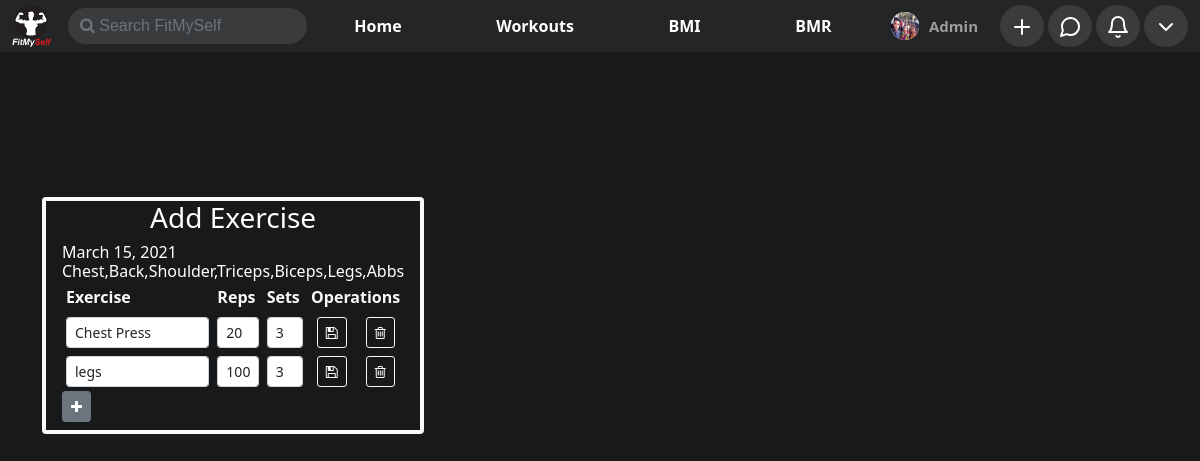
The app's page /workout/add_exercise/Dikshant-Kamble-2021-03-15 21:54:15.172093 (signed in) with its own data.
### home/models.py (models this page shows, shortened)
class ProfilePictures(models.Model):
    user = models.ForeignKey(User,on_delete=models.CASCADE,null=True)
    upload_on = models.DateTimeField(default = timezone.now,null=True)
    display_picture = models.ImageField(upload_to=dpPath,null=True,blank=True)

### workout/models.py (models this page shows, shortened)
class Workout(models.Model):
    user = models.ForeignKey(User,on_delete=models.CASCADE,null=True,blank=True)
    date = models.DateField(default=timezone.now)
    parts = models.CharField(max_length=50,null=True)
    slug = models.CharField(max_length=50,null=True,blank=True)

class Exercise(models.Model):
    workout = models.ForeignKey(Workout,on_delete=models.CASCADE)
    name = models.CharField(max_length=50)
    repetition = models.CharField(max_length=50)
    sets = models.IntegerField(null=True)

### workout/views.py (the view, shortened to what this page needs)
# urls.py: path('add_exercise/<str:slug>',views.addExercise,name='add_exersice'),
def addExercise(request,slug):
    if not request.user.is_authenticated:
        return redirect('/')
    try:
        workout = Workout.objects.get(slug=slug)
        exercises = Exercise.objects.filter(workout=workout)
    except ValueError:
        return HttpResponse("<script>alert('Sets and Repetition should number')</script>")
    except Workout.DoesNotExist:
        return redirect('/workout/add_workout')
    params = {
        "workout":workout,
        "exercises":exercises,
    }
    return render(request,'workout/add_exercise.html',params)

### calculator/context_processor.py (called while the page is built)
def userBmi(request):
    if request.user.is_authenticated:
        try:
            bmi = Bmi.objects.get(user = request.user)
            params = {
                "bmi" : bmi
            }
        except Bmi.DoesNotExist:
            params = {}
    else:
        params = {}
    return params

def userBmr(request):
    if request.user.is_authenticated:
        try:
            bmr = Bmr.objects.get(user = request.user)
            params = {
                "bmr" : bmr
            }
        except Bmr.DoesNotExist:
            params = {}
    else:
        params = {}
    return params

### home/context_processor.py (called while the page is built)
def user_profile(request):
    if request.user.is_authenticated:
        try:
            user = UserExtended.objects.get(user = request.user)
            user_profile = ProfilePictures.objects.filter(user=request.user).order_by("-upload_on").first()
            params = {
                "user" : user,
                "user_profile" : user_profile,
                "media" : settings.MEDIA_URL,
            }
        except ProfilePictures.DoesNotExist:
            params ={}
    else:
        params = {}
    return params

def search(request):
    if request.user.is_authenticated:
        if request.GET.get('search') is not None:
            result = {}
            profile_pics = []
            querry = request.GET.get('search')
            users = User.objects.filter(
                Q(first_name__icontains=querry) |
                Q(last_name__icontains=querry)
            )
            for user in users:
                result[UserExtended.objects.filter(user=user).first()] = ProfilePictures.objects.filter(user=user).order_by("-upload_on").first()
            print(result)
            params = {
                'result' : result,
            }
        else:
            params = {}
    else:
        params = {}
    return params

### workout/templates/workout/add_exercise.html (shortened to what this page needs)
{% extends 'base.html' %}
{% block body %}
{% load static %}
<div class="container" id="main-div">
    <div id="excersice-form" class="border px-3 rounded border-4 border-light">
        <h3 class="text-center">Add Exercise</h3>
        <h6 class="my-0">{{workout.date}}</h6>
        <h6 class="my-0">{{workout.parts}}</h6>
        <div class="table-responsive">
            <table class="table table-sm table-borderless text-light my-0">
                <thead>
                    <tr>
                        <th>Exercise</th>
                        <th>Reps</th>
                        <th>Sets</th>
                        <th colspan="2" class="text-center">Operations</th>
                    </tr>
                </thead>
                <tbody>
                    {% for exercise in exercises %}
                    <tr>
                        <form action="/workout/update_exercise/{{workout.slug}}/{{exercise.pk}}" class="container" method="post">
                            <td style="min-width: 150px;"><input type="text" class="form-control form-control-sm" name="name" value="{{exercise.name}}" required></td>
                            <td><input type="text" class="form-control form-control-sm" name="repetition" value="{{exercise.repetition}}" required></td>
                            <td><input type="text" class="form-control form-control-sm" name="sets" value="{{exercise.sets}}" required></td>
                            <td class="text-center"><button class="btn btn-sm btn-outline-light submit-btn text-light"><i class="fa fa-save"></i></button></td>
                            <td class="text-center"><a href="/workout/delete_exercise/{{workout.slug}}/{{exercise.pk}}" class="btn btn-sm btn-outline-light submit-btn text-light"><i class="fa fa-trash-o"></i></a></td>
                        </form>
                    </tr>
                    {% endfor %}
                </tbody>
            </table>
        </div>
        <button class="btn btn-sm btn-secondary mb-2" onclick="addExercise()" style="outline: none;"><i class="fa fa-plus"></i></button>
    </div>
</div>
{% endblock body %}

### templates/base.html (shortened to what this page needs)
<!doctype html>
<html lang="en">
<head>
    <link href="https://cdn.jsdelivr.net/npm/bootstrap@5.0.0-beta1/dist/css/bootstrap.min.css" rel="stylesheet"
>
    <link rel="stylesheet" href="https://cdnjs.cloudflare.com/ajax/libs/font-awesome/4.7.0/css/font-awesome.min.css">
</head>
<body style="background-color: #18191a;">
    <nav class="navbar p-0 navbar-expand-lg fixed-top navbar-dark navbar-bg" id="navbar">
        <div class="container-fluid">
            {% load static %}
            <div class="logo">
                <a class="navbar-brand text-right" href="/"><img src="{% static 'images/logo.png' %}" width="40px"
                        alt="logo"></a>
                <form id="search-form" action="" method="get">
                    <input class="no-outline text-light outline-none form-control rounded-pill me-2" id="search" name="search" onchange="form.submit()" type="text" placeholder="&#xF002; Search FitMySelf" style="font-family:Arial, FontAwesome" aria-label="Search">
                </form>
            </div>
            <div class="collapse navbar-collapse" id="navbarSupportedContent">
                <ul class="navbar-nav mb-2 mb-lg-0" id="main-nav">
                    <li class="nav-item">
                        <a href="/" class="navbar-link rounded nav-link {% if request.get_full_path == '/' %} nav-active {% endif %}">Home</a>
                    </li>
                    <li class="nav-item">
                        <a href="/workout" class="navbar-link rounded nav-link {% if request.get_full_path == '/workout/' %} nav-active {% endif %}">Workouts</a>
                    </li>
                    <li class="nav-item">
                        <a href="/calculator/bmi_calculator" class="navbar-link rounded nav-link {% if request.get_full_path == '/calculator/bmi_calculator' %} nav-active {% endif %}">BMI</a>
                    </li>
                    <li class="nav-item">
                        <a href="/calculator/bmr_calculator" class="navbar-link rounded nav-link {% if request.get_full_path == '/calculator/bmr_calculator' %} nav-active {% endif %}">BMR</a>
                    </li>
                </ul>
                {% if request.user.is_authenticated %}
                <ul class="navbar-nav mb-2 mb-lg-0" id="secondary-nav" onresize="changeSize()">
                    {% load extras %}
                    <li class="nav-item rounded-pill px-2 profile-name {% if request.get_full_path == '/'|addstr:request.user.slug %}nav-active{% endif %}" style="width: max-content;">
                        <div class="d-flex my-auto h-100  justify-content-between align-items-center">
                            <span class="icon rounded-circle bg-light">
                                <img src="{% if user_profile %}{{media}}{{user_profile.display_picture}}{% else %}{% static 'images/user.svg' %}{% endif %}"
                                    class="rounded-circle" style="width: 100%; height: 100%;" alt="">
                            </span>
                            <a href="/user/{{user.slug}}" class="nav-link py-0" style="font-size: .9375rem; font-weight: 600;">
                                {{request.user.first_name}}
                            </a>
                        </div>
                    </li>
                    <li class="nav-item dropdown">
                        <span class="icon w-100 h-100 basic-nav rounded-circle">
                            <a href="#" class="nav-link" id="add" role="button" data-bs-toggle="dropdown" aria-expanded="false">
                                <img src="{% static 'images/plus.svg' %}" class="w-100 h-100" alt="">
                            </a>
                        </span>
                    </li>
                    <li class="nav-item">
                        <span class="icon w-100 h-100 basic-nav rounded-circle">
                            <a href="#" class="nav-link">
                                <img src="{% static 'images/mess.svg' %}" class="w-100 h-100" style="height: 100%; width: 100%;" alt="">
                            </a>
                        </span>
                    </li>
                    <li class="nav-item dropdown">
                        <span class="icon w-100 h-100 basic-nav rounded-circle">
                            <a class="nav-link" href="#" id="notificationDropdown" role="button" data-bs-toggle="dropdown" aria-expanded="false">
                                <img src="{% static 'images/bell.svg' %}" style="width: 100%; height: 100%;" alt="">
                            </a>
                        </span>
                    </li>
                    <li class="nav-item">
                        <span class="dropdown icon w-100 h-100 basic-nav rounded-circle">
                            <a class="nav-link" id="profileDropdown" href="#" role="button" id="profileDropdown"
                                data-bs-toggle="dropdown" aria-expanded="false">
                                <img src="{% static 'images/chevron-down.svg' %}" style="width: 100%; height: 100%;"
                                    alt="">
                            </a>
                                        {% load humanize %}
                        </span>
                    </li>
                </ul>
                {% endif %}
            </div>
        </div>
    </nav>
    {% block body %}
    {% endblock body %}
</body>
</html>

### templates/base.html (style rules this page uses)
.navbar-bg { background-color: #242526; }
.navbar-link { color: white !important; font-weight: bold !important; }
.logo { outline: none !important; display: flex; justify-content: space-between; align-items: center; width: max-content; }
.logo input { background-color: #3a3b3c; border: none; outline: none !important; }
#search-form { width: max-content; }
#main-nav { margin: 0 auto; display: flex; justify-content: space-around; }
#secondary-nav { width: max-content; }
#secondary-nav li { margin: 0 2px; }
.icon { margin: 0 2px; height: 28px; width: 28px; display: flex; align-items: center; justify-content: center; }
.basic-nav { color: white; background-color: #3a3b3c; }

### workout/templates/workout/add_exercise.html (style rules this page uses)
#main-div { margin-top: 0; }
#excersice-form { color: white; position: relative; top: 145px; border-width: 5px; border-color: white; background-color: rgba(255, 255, 255, 0); width: min-content; min-width: 330px; height: min-content; }

### records on screen
ProfilePictures: display_picture (picture)
Workout: date "March 15, 2021", parts "Chest,Back,Shoulder,Triceps,Biceps,Legs,Abbs"
Exercise: name "Chest Press", repetition "20", sets "3"
Exercise: name "legs", repetition "100", sets "3"

### other values on screen
{{ request.user.first_name }} "Admin"
